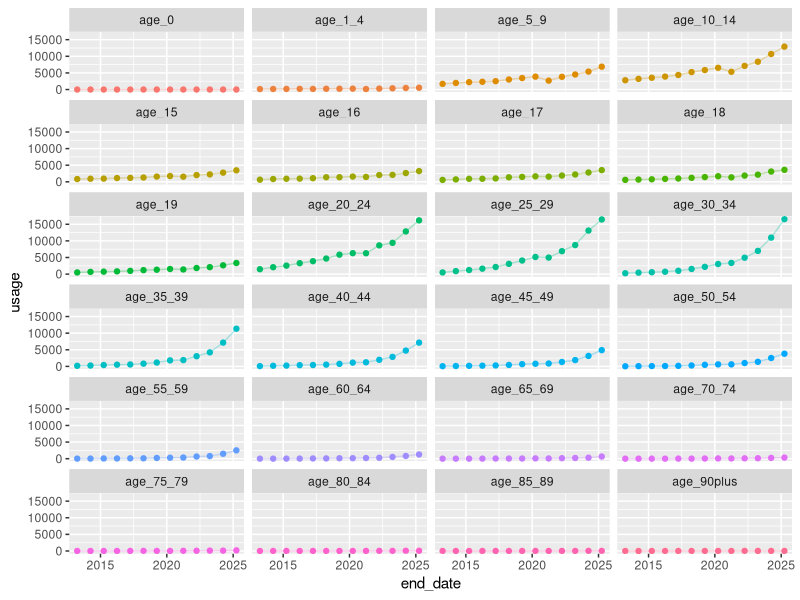
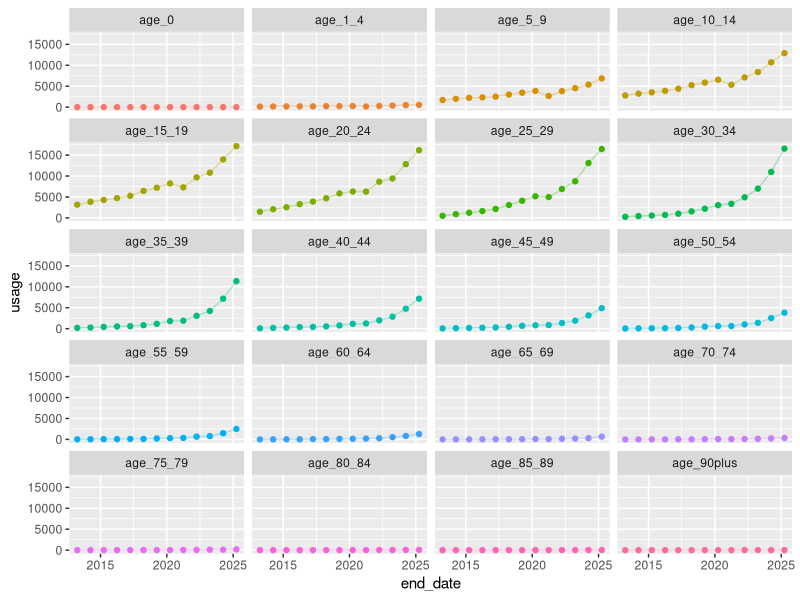
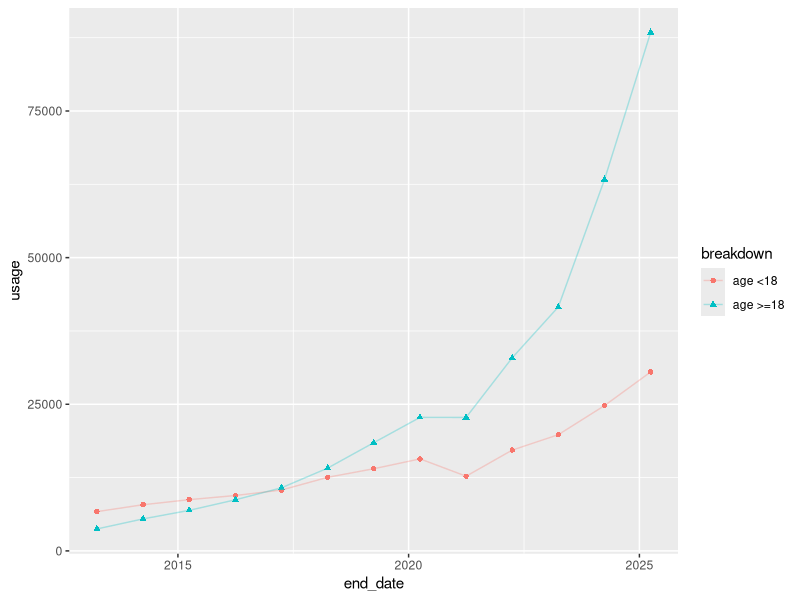
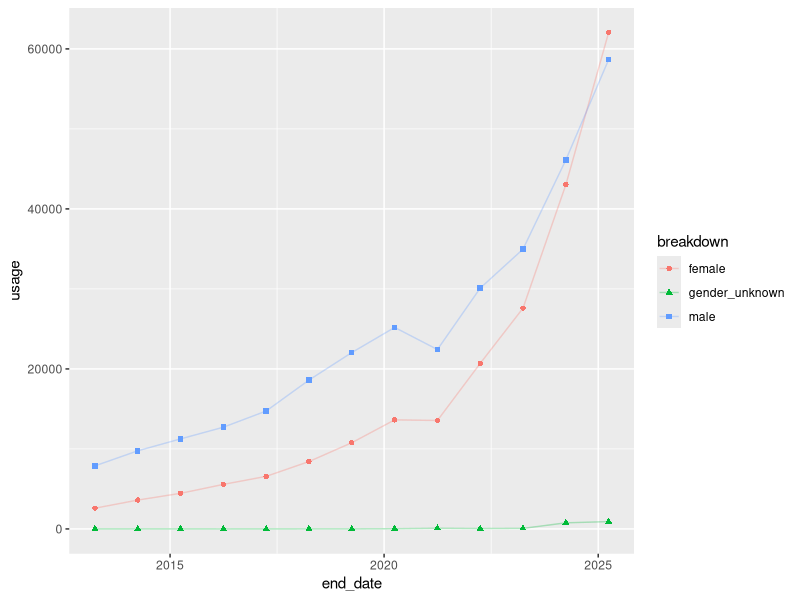
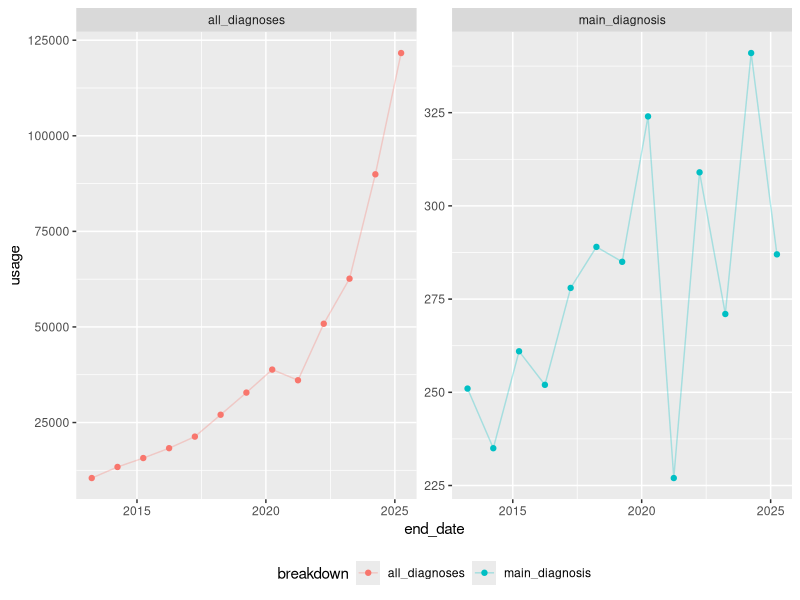

Generate these figures, in order, with R:
## ---- chunk 1
#| output: false
library(tidyverse)
library(here)
icd10_f90_breakdowns <- read_csv(here("output", "opencodecounts", "icd10_f90_breakdowns.csv"))
## ---- chunk 2
icd10_f90_breakdowns |> 
# Only looking at F900 now since it makes up most of the coding activity
  filter(icd10_code == "F900") |> 
  filter(str_starts(breakdown, "age")) |>
  # Turn age bands into factor to ensure correct display order
  mutate(breakdown = factor(
      breakdown,
      levels = unique(breakdown)[order(
        parse_number(unique(breakdown))
      )]
    )) |> 
  ggplot(aes(x = end_date, y = usage, colour = breakdown)) +
  geom_point() +
  geom_line(alpha = .3) +
  theme(legend.position = "none") +
  facet_wrap(~breakdown, ncol = 4)
## ---- chunk 3
icd10_f90_breakdowns |> 
  filter(icd10_code == "F900") |> 
  filter(str_starts(breakdown, "age")) |>
  mutate(breakdown = factor(
      breakdown,
      levels = unique(breakdown)[order(
        parse_number(unique(breakdown))
      )]
    )) |> 
  # Aggregate factor levels age_15 to age_19
  mutate(breakdown = fct_collapse(
    breakdown,
    "age_15_19" = c("age_15", "age_16", "age_17", "age_18", "age_19")
  )) |> 
  # Need to also group by end_date to plot over time
  group_by(breakdown, end_date) |> 
  summarise(usage = sum(usage), .groups = "drop") |> 
  ggplot(aes(x = end_date, y = usage, colour = breakdown)) +
  geom_point() +
  geom_line(alpha = .3) +
  theme(legend.position = "none") +
  facet_wrap(~breakdown, ncol = 4)
## ---- chunk 4
icd10_f90_breakdowns |> 
  filter(icd10_code == "F900") |> 
  filter(str_starts(breakdown, "age")) |>
  mutate(breakdown = factor(
      breakdown,
      levels = unique(breakdown)[order(
        parse_number(unique(breakdown))
      )]
    )) |> 
  # Aggregate factor levels <18 and >=18 
  mutate(breakdown = fct_collapse(
    breakdown,
    "age <18" = c(
      "age_0", "age_1_4", "age_5_9", "age_10_14", 
      "age_15", "age_16", "age_17"),
    "age >=18" = c(
      "age_18", "age_19", "age_20_24", "age_25_29",
      "age_30_34", "age_35_39", "age_40_44", "age_45_49",
      "age_50_54", "age_55_59", "age_60_64", "age_65_69",
      "age_70_74", "age_75_79", "age_80_84", "age_85_89",
      "age_90plus"
    )
  )) |> 
  group_by(breakdown, end_date) |> 
  summarise(usage = sum(usage), .groups = "drop") |> 
  ggplot(aes(x = end_date, y = usage, shape = breakdown, colour = breakdown)) +
  geom_point() +
  geom_line(alpha = .3)
## ---- chunk 5
icd10_f90_breakdowns |> 
  filter(icd10_code == "F900") |> 
  filter(breakdown %in% c("male", "female", "gender_unknown")) |> 
  ggplot(aes(x = end_date, y = usage, shape = breakdown, colour = breakdown)) +
  geom_point() +
  geom_line(alpha = .3)
## ---- chunk 6
icd10_f90_breakdowns |> 
  filter(icd10_code == "F900") |> 
  # filter(breakdown %in% c("male", "female")) |> 
  filter(breakdown %in% c("main_diagnosis", "all_diagnoses")) |> 
  # filter(str_starts(breakdown, "age")) |>
  ggplot(aes(x = end_date, y = usage, colour = breakdown)) +
  geom_point() +
  geom_line(alpha = .3) +
  facet_wrap(~breakdown, scales = "free_y") + 
  theme(legend.position = "bottom")
